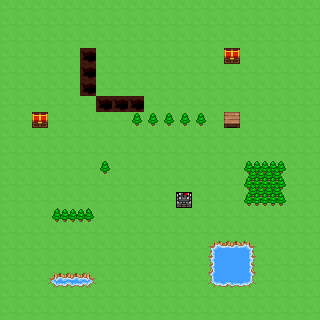

The image is a tile-based game level rendered from a .tmx file. Its description and complete source (layers, tilesets, objects, tile grids) follow:
An orthogonal 20x20 tile map with 16x16 px tiles, 4 tile layers (background, foreground, foreground2, collision).

<map version="1.0" orientation="orthogonal" width="20" height="20" tilewidth="16" tileheight="16">
 <tileset firstgid="1" name="map1" tilewidth="16" tileheight="16">
  <image source="map1.png" width="320" height="512" />
 </tileset>
 <layer name="background" width="20" height="20">
  <data encoding="csv">
323,323,323,323,323,323,323,323,323,323,323,323,323,323,323,323,323,323,323,323,
323,323,323,323,323,323,323,323,323,323,323,323,323,323,323,323,323,323,323,323,
323,323,323,323,323,323,323,323,323,323,323,323,323,323,323,323,323,323,323,323,
323,323,323,323,323,104,323,323,323,323,323,323,323,323,421,323,323,323,323,323,
323,323,323,323,323,104,323,323,323,323,323,323,323,323,323,323,323,323,323,323,
323,323,323,323,323,104,323,323,323,323,323,323,323,323,323,323,323,323,323,323,
323,323,323,323,323,323,104,104,104,323,323,323,323,323,323,323,323,323,323,323,
323,323,421,323,323,323,323,323,104,104,104,104,104,323,323,323,323,323,323,323,
323,323,323,323,323,323,323,323,323,323,323,323,323,323,323,323,323,323,323,323,
323,323,323,323,323,323,323,323,323,323,323,323,323,323,323,323,323,323,323,323,
323,323,323,323,323,323,104,323,323,323,323,323,323,323,323,108,109,110,323,323,
323,323,323,323,323,323,323,323,323,323,323,323,323,323,323,128,129,130,323,323,
323,323,323,323,323,323,323,323,323,323,323,501,323,323,323,148,149,150,323,323,
323,323,323,81,82,83,323,323,323,323,323,323,323,323,323,323,323,323,323,323,
323,323,323,323,323,323,323,323,323,323,323,323,323,323,323,323,323,323,323,323,
323,323,323,323,323,323,323,323,323,323,323,323,323,185,186,187,323,323,323,323,
323,323,323,323,323,323,323,323,323,323,323,323,323,205,206,207,323,323,323,323,
323,323,323,161,162,163,323,323,323,323,323,323,323,225,226,227,323,323,323,323,
323,323,323,323,323,323,323,323,323,323,323,323,323,323,323,323,323,323,323,323,
323,323,323,323,323,323,323,323,323,323,323,323,323,323,323,323,323,323,323,323
</data>
 </layer>
 <layer name="foreground" width="20" height="20">
  <data encoding="csv">
0,0,0,0,0,0,0,0,0,0,0,0,0,0,0,0,0,0,0,0,
0,0,0,0,0,0,0,0,0,0,0,0,0,0,0,0,0,0,0,0,
0,0,0,0,0,0,0,0,0,0,0,0,0,0,0,0,0,0,0,0,
0,0,0,0,0,0,0,0,0,0,0,0,0,0,0,0,0,0,0,0,
0,0,0,0,0,0,0,0,0,0,0,0,0,0,0,0,0,0,0,0,
0,0,0,0,0,0,0,0,0,0,0,0,0,0,0,0,0,0,0,0,
0,0,0,0,0,0,0,0,0,0,0,0,0,0,0,0,0,0,0,0,
0,0,0,0,0,0,0,0,0,0,0,0,0,0,423,0,0,0,0,0,
0,0,0,0,0,0,0,0,0,0,0,0,0,0,0,0,0,0,0,0,
0,0,0,0,0,0,0,0,0,0,0,0,0,0,0,0,0,0,0,0,
0,0,0,0,0,0,0,0,0,0,0,0,0,0,0,0,0,0,0,0,
0,0,0,0,0,0,0,0,0,0,0,0,0,0,0,0,0,0,0,0,
0,0,0,0,0,0,0,0,0,0,0,0,0,0,0,0,0,0,0,0,
0,0,0,0,0,0,0,0,0,0,0,0,0,0,0,0,0,0,0,0,
0,0,0,0,0,0,0,0,0,0,0,0,0,0,0,0,0,0,0,0,
0,0,0,0,0,0,0,0,0,0,0,0,0,0,0,0,0,0,0,0,
0,0,0,0,0,0,0,0,0,0,0,0,0,0,0,0,0,0,0,0,
0,0,0,0,0,0,0,0,0,0,0,0,0,0,0,0,0,0,0,0,
0,0,0,0,0,0,0,0,0,0,0,0,0,0,0,0,0,0,0,0,
0,0,0,0,0,0,0,0,0,0,0,0,0,0,0,0,0,0,0,0
</data>
 </layer>
 <layer name="foreground2" width="20" height="20">
  <data encoding="csv">
0,0,0,0,0,0,0,0,0,0,0,0,0,0,0,0,0,0,0,0,
0,0,0,0,0,0,0,0,0,0,0,0,0,0,0,0,0,0,0,0,
0,0,0,0,0,0,0,0,0,0,0,0,0,0,0,0,0,0,0,0,
0,0,0,0,0,0,0,0,0,0,0,0,0,0,0,0,0,0,0,0,
0,0,0,0,0,0,0,0,0,0,0,0,0,0,0,0,0,0,0,0,
0,0,0,0,0,0,0,0,0,0,0,0,0,0,0,0,0,0,0,0,
0,0,0,0,0,0,0,0,0,0,0,0,0,0,0,0,0,0,0,0,
0,0,0,0,0,0,0,0,0,0,0,0,0,0,522,0,0,0,0,0,
0,0,0,0,0,0,0,0,0,0,0,0,0,0,0,0,0,0,0,0,
0,0,0,0,0,0,0,0,0,0,0,0,0,0,0,0,0,0,0,0,
0,0,0,0,0,0,0,0,0,0,0,0,0,0,0,0,0,0,0,0,
0,0,0,0,0,0,0,0,0,0,0,0,0,0,0,0,0,0,0,0,
0,0,0,0,0,0,0,0,0,0,0,0,0,0,0,0,0,0,0,0,
0,0,0,0,0,0,0,0,0,0,0,0,0,0,0,0,0,0,0,0,
0,0,0,0,0,0,0,0,0,0,0,0,0,0,0,0,0,0,0,0,
0,0,0,0,0,0,0,0,0,0,0,0,0,0,0,0,0,0,0,0,
0,0,0,0,0,0,0,0,0,0,0,0,0,0,0,0,0,0,0,0,
0,0,0,0,0,0,0,0,0,0,0,0,0,0,0,0,0,0,0,0,
0,0,0,0,0,0,0,0,0,0,0,0,0,0,0,0,0,0,0,0,
0,0,0,0,0,0,0,0,0,0,0,0,0,0,0,0,0,0,0,0
</data>
 </layer>
 <layer name="collision" width="20" height="20">
  <data encoding="csv">
0,0,0,0,0,0,0,0,0,0,0,0,0,0,0,0,0,0,0,0,
0,0,0,0,0,0,0,0,0,0,0,0,0,0,0,0,0,0,0,0,
0,0,0,0,0,0,0,0,0,0,0,0,0,0,0,0,0,0,0,0,
0,0,0,0,0,11,0,0,0,0,0,0,0,0,0,0,0,0,0,0,
0,0,0,0,0,11,0,0,0,0,0,0,0,0,0,0,0,0,0,0,
0,0,0,0,0,11,0,0,0,0,0,0,0,0,0,0,0,0,0,0,
0,0,0,0,0,0,11,11,11,0,0,0,0,0,0,0,0,0,0,0,
0,0,0,0,0,0,0,0,0,0,0,0,0,0,0,0,0,0,0,0,
0,0,0,0,0,0,0,0,0,0,0,0,0,0,0,0,0,0,0,0,
0,0,0,0,0,0,0,0,0,0,0,0,0,0,0,0,0,0,0,0,
0,0,0,0,0,0,0,0,0,0,0,0,0,0,0,0,0,0,0,0,
0,0,0,0,0,0,0,0,0,0,0,0,0,0,0,0,0,0,0,0,
0,0,0,0,0,0,0,0,0,0,0,0,0,0,0,0,0,0,0,0,
0,0,0,0,0,0,0,0,0,0,0,0,0,0,0,0,0,0,0,0,
0,0,0,0,0,0,0,0,0,0,0,0,0,0,0,0,0,0,0,0,
0,0,0,0,0,0,0,0,0,0,0,0,0,0,0,0,0,0,0,0,
0,0,0,0,0,0,0,0,0,0,0,0,0,0,0,0,0,0,0,0,
0,0,0,0,0,0,0,0,0,0,0,0,0,0,0,0,0,0,0,0,
0,0,0,0,0,0,0,0,0,0,0,0,0,0,0,0,0,0,0,0,
0,0,0,0,0,0,0,0,0,0,0,0,0,0,0,0,0,0,0,0
</data>
 </layer>
</map>